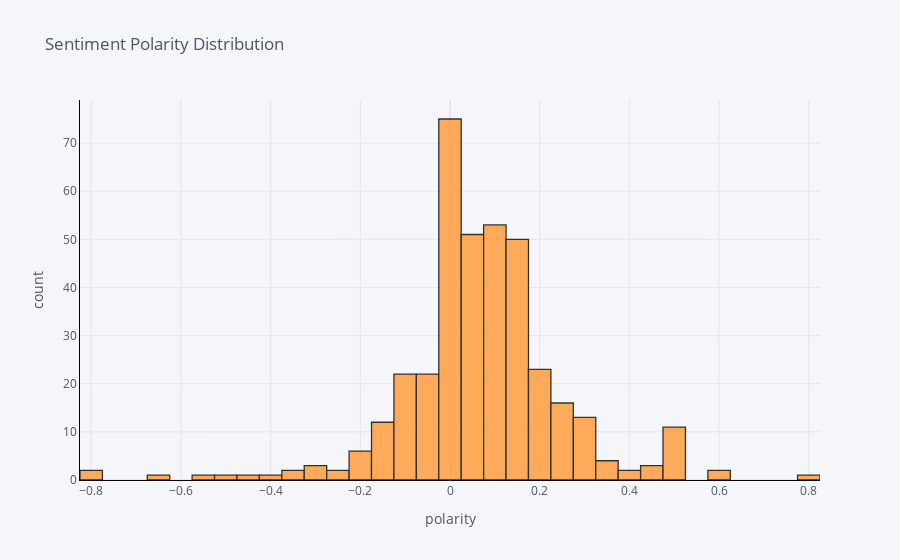

The notebook cell saved with this chart:
### Markdown cell above
## Plotting Sentiment Polarity Distribution

### Code cell
df['polarity'].iplot(
    kind='hist',
    bins=50,
    xTitle='polarity',
    linecolor='black',
    yTitle='count',
    title='Sentiment Polarity Distribution')

### Figure 1 — Plotly figure (JSON) as saved in the notebook; plotly's stock layout.template omitted (floating-point values rounded to 4 significant figures; data arrays with more than 128 entries replaced by an {"elided": "..."} marker saying what was removed)
{"data": [{"histfunc": "count", "histnorm": "", "marker": {"color": "rgba(255, 153, 51, 1.0)", "line": {"color": "#000000", "width": 1.3}}, "name": "polarity", "nbinsx": 50, "opacity": 0.8, "orientation": "v", "type": "histogram", "x": {"elided": "380 float values"}}], "layout": {"barmode": "overlay", "legend": {"bgcolor": "#F5F6F9", "font": {"color": "#4D5663"}}, "paper_bgcolor": "#F5F6F9", "plot_bgcolor": "#F5F6F9", "title": {"font": {"color": "#4D5663"}, "text": "Sentiment Polarity Distribution"}, "xaxis": {"gridcolor": "#E1E5ED", "linecolor": "black", "showgrid": true, "tickfont": {"color": "#4D5663"}, "title": {"font": {"color": "#4D5663"}, "text": "polarity"}, "zerolinecolor": "#E1E5ED"}, "yaxis": {"gridcolor": "#E1E5ED", "linecolor": "black", "showgrid": true, "tickfont": {"color": "#4D5663"}, "title": {"font": {"color": "#4D5663"}, "text": "count"}, "zerolinecolor": "#E1E5ED"}}}
